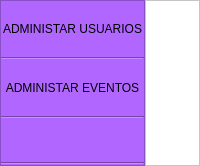
         <widget class="QWidget" name="page_admin">
          <property name="styleSheet">
           <string notr="true">QWidget{
background-color: rgb(255, 255, 255);
}</string>
          </property>
          <layout class="QHBoxLayout" name="horizontalLayout_12">
           <property name="spacing">
            <number>0</number>
           </property>
           <property name="leftMargin">
            <number>0</number>
           </property>
           <property name="topMargin">
            <number>0</number>
           </property>
           <property name="rightMargin">
            <number>0</number>
           </property>
           <property name="bottomMargin">
            <number>0</number>
           </property>
           <item>
            <widget class="QFrame" name="frame_2">
             <property name="maximumSize">
              <size>
               <width>200</width>
               <height>16777215</height>
              </size>
             </property>
             <property name="styleSheet">
              <string notr="true">
QFrame{
background-color: rgb(177, 103, 255);
}

QPushButton{
background-color: transparent;
border-top-left-radius: 2px;
border-bottom-left-radius: 2px;
padding:2px;
border-bottom-color:white;
gridline-color: rgb(255, 255, 255);
	font: 75 12pt &quot;Arial Narrow&quot;;
border-top-left-radius: 20px;
border-bottom-left-radius: 20px;
color:rgb(0, 0, 0);
}

QPushButton::hover{
background-color: rgb(255, 255, 255);
border-top-left-radius: 20px;
border-bottom-left-radius: 20px;
padding:2px;
border-bottom-color:white;
gridline-color: rgb(255, 255, 255);
}

QPushButton::pressed{
background-color: rgb(255, 255, 255);
border-top-left-radius: 20px;
border-bottom-left-radius: 20px;
padding:2px;
border-bottom-color:white;
gridline-color: rgb(255, 255, 255);
}
</string>
             </property>
             <property name="frameShape">
              <enum>QFrame::StyledPanel</enum>
             </property>
             <property name="frameShadow">
              <enum>QFrame::Raised</enum>
             </property>
             <layout class="QVBoxLayout" name="verticalLayout_6">
              <property name="spacing">
               <number>3</number>
              </property>
              <property name="leftMargin">
               <number>0</number>
              </property>
              <property name="topMargin">
               <number>3</number>
              </property>
              <property name="rightMargin">
               <number>0</number>
              </property>
              <property name="bottomMargin">
               <number>0</number>
              </property>
              <item>
               <widget class="QPushButton" name="botonAdmUsuarios">
                <property name="minimumSize">
                 <size>
                  <width>0</width>
                  <height>50</height>
                 </size>
                </property>
                <property name="styleSheet">
                 <string notr="true"/>
                </property>
                <property name="text">
                 <string>ADMINISTAR USUARIOS</string>
                </property>
               </widget>
              </item>
              <item>
               <widget class="Line" name="line_5">
                <property name="orientation">
                 <enum>Qt::Horizontal</enum>
                </property>
               </widget>
              </item>
              <item>
               <widget class="QPushButton" name="pushButton_2">
                <property name="minimumSize">
                 <size>
                  <width>0</width>
                  <height>50</height>
                 </size>
                </property>
                <property name="styleSheet">
                 <string notr="true"/>
                </property>
                <property name="text">
                 <string>ADMINISTAR EVENTOS</string>
                </property>
               </widget>
              </item>
              <item>
               <widget class="Line" name="botonAdmEvento">
                <property name="orientation">
                 <enum>Qt::Horizontal</enum>
                </property>
               </widget>
              </item>
              <item>
               <spacer name="verticalSpacer_10">
                <property name="orientation">
                 <enum>Qt::Vertical</enum>
                </property>
                <property name="sizeHint" stdset="0">
                 <size>
                  <width>20</width>
                  <height>40</height>
                 </size>
                </property>
               </spacer>
              </item>
              <item>
               <widget class="Line" name="line_6">
                <property name="orientation">
                 <enum>Qt::Horizontal</enum>
                </property>
               </widget>
              </item>
             </layout>
            </widget>
           </item>
           <item>
            <widget class="QFrame" name="frame_3">
             <property name="frameShape">
              <enum>QFrame::StyledPanel</enum>
             </property>
             <property name="frameShadow">
              <enum>QFrame::Raised</enum>
             </property>
            </widget>
           </item>
          </layout>
         </widget>
